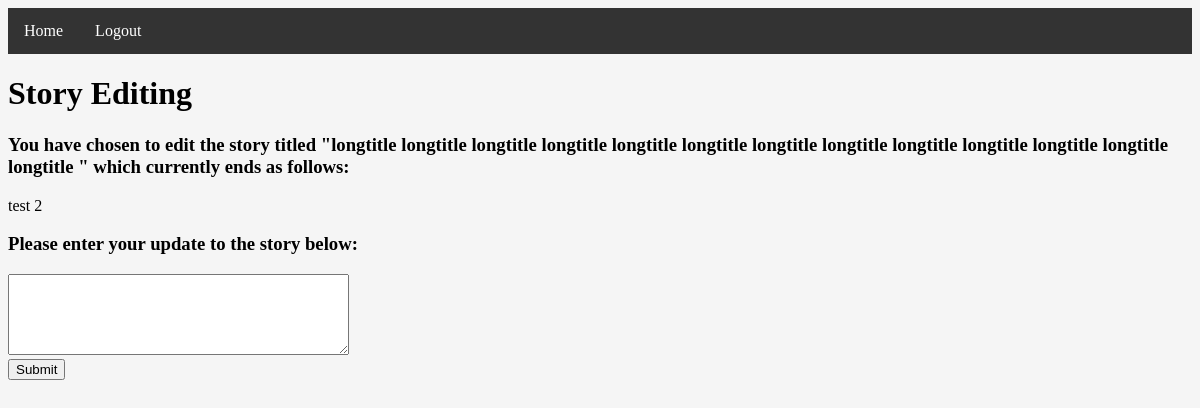
The app's page /6/edit (signed in) with its own data.
### tables this page shows
CREATE TABLE Stories (ID INTEGER PRIMARY KEY AUTOINCREMENT, Title TEXT, FullStory TEXT, Latest_Update TEXT);

### __init__.py (the view, shortened to what this page needs)
@app.route('/<int:story_id>/edit', methods=['GET', 'POST'])
def edit_story(story_id):
    if not logged_in():
        return redirect(url_for('landing'))
    method = request.method
    username = session['username']
    if db_builder.has_contributed(story_id, username):
        return redirect(url_for('view_story', story_id=story_id))
    if method == "GET":
        title, story, latest_update = db_builder.get_story(story_id)
        return render_template('edit.html', story_id=story_id, title=title, latest=latest_update)

### __init__.py (called while the page is built)
def logged_in():
    return session.get('username') is not None

### db_builder.py (called while the page is built)
def split_viewable_stories(username):
    db = sqlite3.connect(DB_FILE) #open if file exists, otherwise create
    c = db.cursor()               #facilitate db ops -- you will use cursor to trigger db events
    c.execute("SELECT ID FROM Stories")
    all_story_ids = set([entry[0] for entry in c.fetchall()])
    user_id = get_id(username)
    c.execute("SELECT StoryID FROM Contributions WHERE UserID=?", [user_id])
    contributed_story_id_set = set([entry[0] for entry in c.fetchall()])
    viewable_story_list = [(story_id, get_story_title_by_id(story_id)) for story_id in contributed_story_id_set]
    editable_story_list = [(story_id, get_story_title_by_id(story_id)) for story_id in all_story_ids.difference(contributed_story_id_set)]
    db.commit() #save changes
    db.close()  #close database
    return (viewable_story_list, editable_story_list)

def has_contributed(story_id, username):
    contributions, _ = split_viewable_stories(username)
    if story_id in [entry[0] for entry in contributions]:
        return True
    else:
        return False

def get_story(story_id):
    db = sqlite3.connect(DB_FILE)  # open if file exists, otherwise create
    c = db.cursor()
    c.execute("SELECT Title, FullStory, Latest_Update FROM Stories WHERE ID=?", [story_id])
    row = c.fetchone()
    title = row[0]
    full_story = row[1]
    latest_update = row[2]
    db.commit()
    db.close()
    return title, full_story, latest_update

def get_story_title_by_id(story_id):
    db = sqlite3.connect(DB_FILE)  # open if file exists, otherwise create
    c = db.cursor()
    c.execute("SELECT Title FROM Stories WHERE ID=?", [story_id])
    title = c.fetchone()[0]
    db.commit()
    db.close()
    return title

def get_id(username):
    db = sqlite3.connect(DB_FILE) #open if file exists, otherwise create
    c = db.cursor()               #facilitate db ops -- you will use cursor to trigger db events
    user_ID = None
    c.execute("SELECT ID FROM Users WHERE Username=?", [username])
    row = c.fetchone()
    if row is not None:
        user_ID = row[0]
    return user_ID

### templates/edit.html (shortened to what this page needs)
<!DOCTYPE html>
<html lang="en">
<head>
    <link rel="stylesheet" href="{{ url_for('static', filename='styles/stylesheet.css') }}">
    <ul class="nav">
        <li class="nav"><a class="nav" href="/">Home</a></li>
        <li class="nav"><a class="nav" href="/logout">Logout</a></li>
    </ul>
</head>
<body>
    <h1>Story Editing</h1>
    <h3 class="story-text">You have chosen to edit the story titled "{{title}}" which currently ends as follows:</h3>
    <p>
        {{ latest }}
    </p>
    <h3>Please enter your update to the story below:</h3>
    <form action="/{{ story_id }}/edit" method="POST">
        <textarea name="contribution" cols="40" rows="5">{% if latest_update %}{{ latest_update }}{% endif %}</textarea>
        <br>
        <input type="submit" name="submit">
    </form>
</body>
</html>

### static/styles/stylesheet.css (style rules this page uses)
body { background-color: #f5f5f5; }
ul.nav { list-style-type: none; margin: 0; padding: 0; overflow: hidden; background-color: #333; }
li.nav { float: left; }
li a.nav { display: block; color: white; text-align: center; padding: 14px 16px; text-decoration: none; }
.story-text { overflow-wrap: break-word; word-wrap: break-word; }

### records on screen
Stories: Title "longtitle longtitle longtitle longtitle longtitle longtitle longtitle longtitle longtitle longtitle longtitle longtitle longtitle", Latest_Update "test 2"
